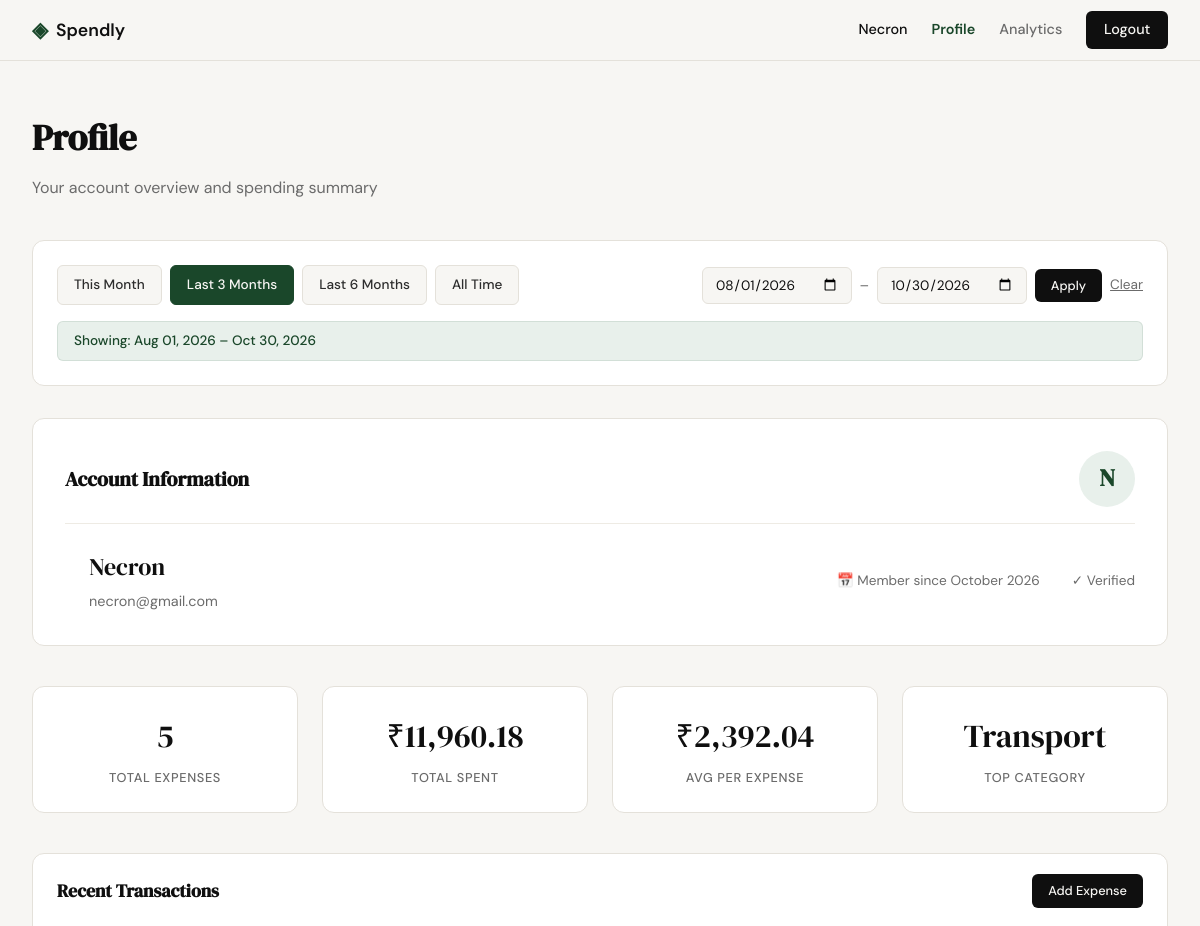
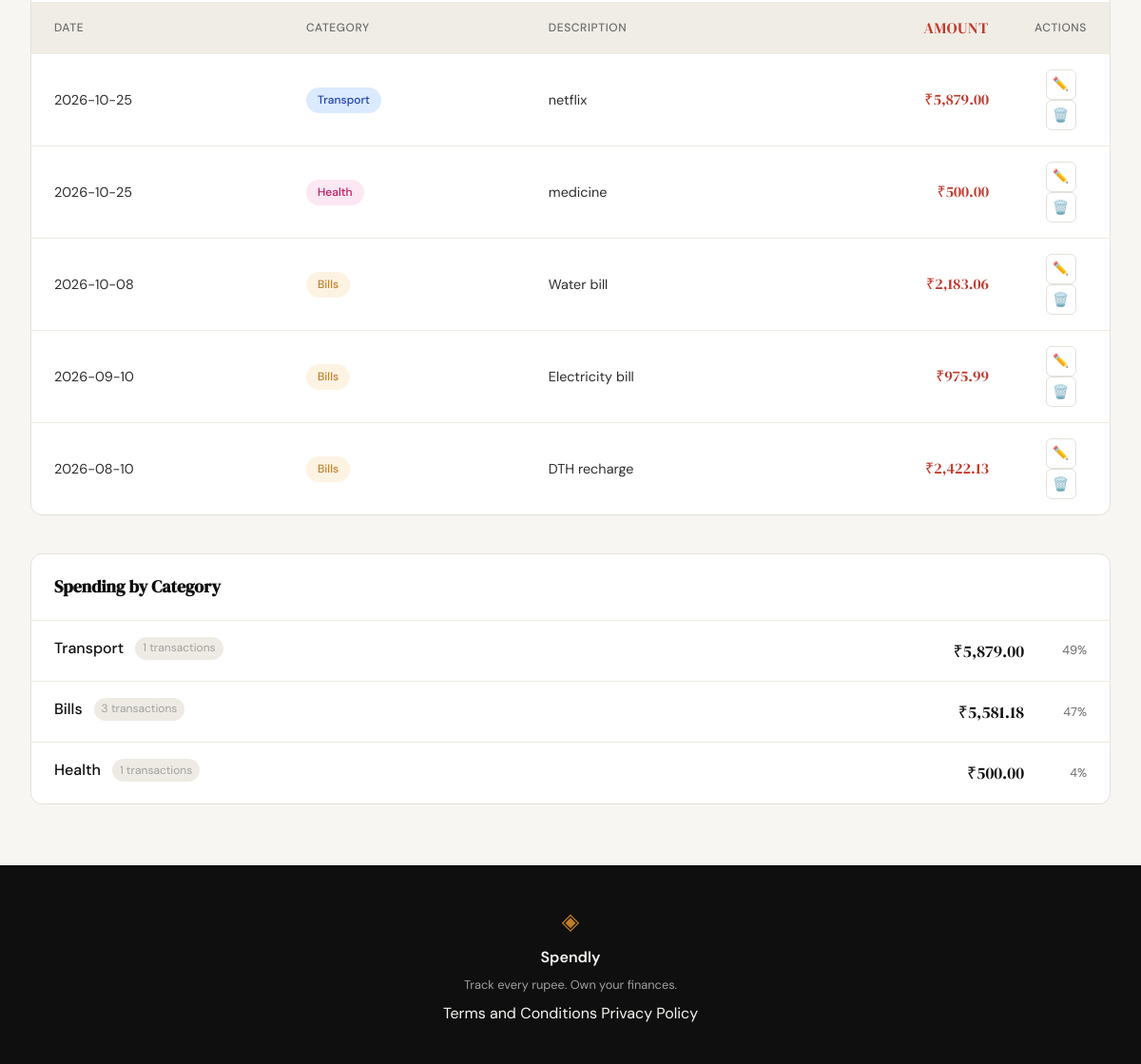
Screenshot of /profile?date_from=2026-08-01&date_to=2026-10-30 (signed in) with the database file from the repository (2 pictures, top to bottom).
### tables this page shows
CREATE TABLE users (
            id INTEGER PRIMARY KEY AUTOINCREMENT,
            name TEXT NOT NULL,
            email TEXT UNIQUE NOT NULL,
            password_hash TEXT NOT NULL,
            created_at TEXT DEFAULT CURRENT_TIMESTAMP
        );

CREATE TABLE expenses (
            id INTEGER PRIMARY KEY AUTOINCREMENT,
            user_id INTEGER NOT NULL REFERENCES users(id),
            amount REAL NOT NULL,
            category TEXT NOT NULL,
            date TEXT NOT NULL,
            description TEXT,
            created_at TEXT DEFAULT CURRENT_TIMESTAMP
        );

### app.py (the view)
@app.route("/profile")
def profile():
    if not session.get("user_id"):
        flash("Please sign in to view your profile", "error")
        return redirect(url_for("login"))
    user_id = session["user_id"]
    user = get_user_profile(user_id)
    if not user:
        flash("User not found", "error")
        return redirect(url_for("logout"))
    date_from_str = request.args.get("date_from", "").strip()
    date_to_str = request.args.get("date_to", "").strip()
    date_from = None
    date_to = None
    active_preset = None
    if date_from_str:
        try:
            datetime.strptime(date_from_str, "%Y-%m-%d")
            date_from = date_from_str
        except ValueError:
            pass  # Invalid format - ignore
    if date_to_str:
        try:
            datetime.strptime(date_to_str, "%Y-%m-%d")
            date_to = date_to_str
        except ValueError:
            pass  # Invalid format - ignore
    if date_from and date_to and date_from > date_to:
        flash("Start date must be before end date.", "error")
        date_from = None
        date_to = None
    today = datetime.now().date()
    presets = {
        "this_month": {
            "label": "This Month",
            "date_from": today.replace(day=1).isoformat(),
            "date_to": today.isoformat()
        },
        "last_3_months": {
            "label": "Last 3 Months",
            "date_from": (today - timedelta(days=90)).isoformat(),
            "date_to": today.isoformat()
        },
        "last_6_months": {
            "label": "Last 6 Months",
            "date_from": (today - timedelta(days=180)).isoformat(),
            "date_to": today.isoformat()
        }
    }
    if date_from and date_to:
        for key, preset in presets.items():
            if preset["date_from"] == date_from and preset["date_to"] == date_to:
                active_preset = key
                break
    stats_raw = get_summary_stats(user_id, date_from, date_to)
    transactions = get_recent_transactions(user_id, limit=10, date_from=date_from, date_to=date_to)
    categories = get_category_breakdown(user_id, date_from, date_to)
    stats = {
        "total_expenses": stats_raw["transaction_count"],
        "total_spent": stats_raw["total_spent"],
        "avg_per_expense": round(stats_raw["avg_per_expense"], 2) if stats_raw["transaction_count"] > 0 else 0,
        "top_category": stats_raw["top_category"] or "—"
    }
    filter_display = None
    if date_from and date_to:
        try:
            from_dt = datetime.strptime(date_from, "%Y-%m-%d")
            to_dt = datetime.strptime(date_to, "%Y-%m-%d")
            filter_display = f"Showing: {from_dt.strftime('%b %d, %Y')} – {to_dt.strftime('%b %d, %Y')}"
        except Exception:
            filter_display = "Filtered"
    return render_template("profile.html",
                          user=user,
                          stats=stats,
                          transactions=transactions,
                          categories=categories,
                          date_from=date_from,
                          date_to=date_to,
                          active_preset=active_preset,
                          filter_display=filter_display,
                          presets=presets)

### database/db.py (called while the page is built)
def get_db():
    db_path = os.path.join(os.path.dirname(os.path.dirname(os.path.abspath(__file__))), "spendly.db")
    conn = sqlite3.connect(db_path)
    conn.row_factory = sqlite3.Row
    conn.execute("PRAGMA foreign_keys = ON")
    return conn

### database/queries.py (called while the page is built)
def get_user_by_id(user_id: int) -> dict | None:
    conn = get_db()
    cursor = conn.cursor()
    cursor.execute("SELECT * FROM users WHERE id = ?", (user_id,))
    user = cursor.fetchone()
    conn.close()
    if user:
        created = user["created_at"]
        try:
            dt = datetime.fromisoformat(created.replace("Z", "+00:00"))
            member_since = dt.strftime("%B %Y")
        except Exception:
            member_since = "Unknown"
        return {
            "name": user["name"],
            "email": user["email"],
            "member_since": member_since
        }
    return None

def _build_date_filter(date_from: Optional[str], date_to: Optional[str]) -> tuple[str, list]:
    if date_from and date_to:
        return "AND date BETWEEN ? AND ?", [date_from, date_to]
    return "", []

def get_recent_transactions(user_id: int, limit: int = 10, date_from: Optional[str] = None, date_to: Optional[str] = None) -> list:
    conn = get_db()
    cursor = conn.cursor()
    date_where, date_params = _build_date_filter(date_from, date_to)
    base_params = [user_id] + date_params + [limit]
    cursor.execute(f"""
        SELECT id, date, category, description, amount
        FROM expenses WHERE user_id = ? {date_where}
        ORDER BY date DESC, id DESC
        LIMIT ?
    """, base_params)
    transactions = [dict(row) for row in cursor.fetchall()]
    conn.close()
    return transactions

### templates/profile.html (shortened to what this page needs)
{% extends "base.html" %}
{% block content %}
<section class="profile-section">
    <header class="profile-header">
        <h1 class="profile-title">Profile</h1>
        <p class="profile-subtitle">Your account overview and spending summary</p>
    </header>
    <div class="filter-bar">
        <div class="filter-presets">
            <a href="{{ url_for('profile', date_from=presets.this_month.date_from, date_to=presets.this_month.date_to) }}"
               class="filter-preset-btn {% if active_preset == 'this_month' %}active{% endif %}">
                This Month
            </a>
            <a href="{{ url_for('profile', date_from=presets.last_3_months.date_from, date_to=presets.last_3_months.date_to) }}"
               class="filter-preset-btn {% if active_preset == 'last_3_months' %}active{% endif %}">
                Last 3 Months
            </a>
            <a href="{{ url_for('profile', date_from=presets.last_6_months.date_from, date_to=presets.last_6_months.date_to) }}"
               class="filter-preset-btn {% if active_preset == 'last_6_months' %}active{% endif %}">
                Last 6 Months
            </a>
            <a href="{{ url_for('profile') }}"
               class="filter-preset-btn {% if active_preset is none and not date_from and not date_to %}active{% endif %}">
                All Time
            </a>
        </div>
        <form class="filter-custom" method="GET" action="{{ url_for('profile') }}">
            <input type="date" id="date_from" name="date_from" value="{{ date_from or '' }}"
                   {% if date_from and not active_preset %}style="font-weight: 600;"{% endif %}>
            <span class="filter-separator">–</span>
            <input type="date" id="date_to" name="date_to" value="{{ date_to or '' }}"
                   {% if date_to and not active_preset %}style="font-weight: 600;"{% endif %}>
            <button type="submit" class="btn-primary btn-sm">Apply</button>
            {% if date_from or date_to %}
            <a href="{{ url_for('profile') }}" class="filter-clear">Clear</a>
            {% endif %}
        </form>
        {% if filter_display %}
        <div class="filter-badge">{{ filter_display }}</div>
        {% endif %}
    </div>
    <div class="profile-card">
        <div class="profile-card-header">
            <h2 class="profile-card-title">Account Information</h2>
            <div class="profile-user-avatar">
                {{ user.name[0].upper() }}
            </div>
        </div>
        <div style="display: flex; align-items: center; gap: 1.5rem; flex-wrap: wrap;">
            <div class="profile-user-info">
                <div class="profile-user-name">{{ user.name }}</div>
                <div class="profile-user-email">{{ user.email }}</div>
            </div>
            <div class="profile-user-meta">
                <span>📅 Member since {{ user.member_since }}</span>
                <span>✓ Verified</span>
            </div>
        </div>
    </div>
    <div class="stats-grid">
        <div class="stat-card">
            <div class="stat-value">{{ stats.total_expenses }}</div>
            <div class="stat-label">Total Expenses</div>
        </div>
        <div class="stat-card">
            <div class="stat-value">₹{{ "{:,.2f}".format(stats.total_spent) }}</div>
            <div class="stat-label">Total Spent</div>
        </div>
        <div class="stat-card">
            <div class="stat-value">₹{{ "{:,.2f}".format(stats.avg_per_expense) }}</div>
            <div class="stat-label">Avg per Expense</div>
        </div>
        <div class="stat-card">
            <div class="stat-value">{{ stats.top_category }}</div>
            <div class="stat-label">Top Category</div>
        </div>
    </div>
    <div class="table-section">
        <div class="table-section-header">
            <h3 class="table-section-title">Recent Transactions</h3>
            <a href="{{ url_for('add_expense') }}" class="btn-primary" style="font-size: 0.8rem; padding: 0.4rem 1rem;">Add Expense</a>
        </div>
        {% if transactions %}
        <table class="transactions-table">
            <thead>
                <tr>
                    <th>Date</th>
                    <th>Category</th>
                    <th>Description</th>
                    <th class="amount">Amount</th>
                    <th>Actions</th>
                </tr>
            </thead>
            <tbody>
                {% for txn in transactions %}
                <tr>
                    <td>{{ txn.date }}</td>
                    <td>
                        <span class="category-badge category-badge-{{ txn.category.lower() }}">
                            {{ txn.category }}
                        </span>
                    </td>
                    <td>{{ txn.description }}</td>
                    <td class="amount">₹{{ "{:,.2f}".format(txn.amount) }}</td>
                    <td class="actions-cell">
                        <a href="{{ url_for('edit_expense', id=txn.id) }}" class="btn-icon" title="Edit">✏️</a>
                        <form method="POST" action="{{ url_for('delete_expense', id=txn.id) }}" style="display:inline"
                              onsubmit="return confirm('Delete this expense?')">
                            <button type="submit" class="btn-delete" title="Delete">🗑️</button>
                        </form>
                    </td>
                </tr>
                {% endfor %}
            </tbody>
        </table>
        {% else %}
        <div class="empty-state">
            <div class="empty-state-icon">📝</div>
            <p>No transactions yet. <a href="{{ url_for('add_expense') }}" style="color: var(--accent);">Add your first expense</a></p>
        </div>
        {% endif %}
    </div>
    <div class="category-section">
        <div class="table-section-header">
            <h3 class="table-section-title">Spending by Category</h3>
        </div>
        <div class="category-list">
            {% for cat in categories %}
            <div class="category-item">
                <div class="category-item-info">
                    <div class="category-item-header">
                        <span class="category-item-name">{{ cat.category }}</span>
                        <span class="category-item-count">{{ cat.count }} transactions</span>
                    </div>
                </div>
                <div class="category-item-amount">₹{{ "{:,.2f}".format(cat.amount) }}</div>
                <div class="category-item-percentage">{{ cat.percentage }}%</div>
            </div>
            {% endfor %}
        </div>
    </div>
</section>
{% endblock %}

### templates/base.html (shortened to what this page needs)
<!DOCTYPE html>
<html lang="en">
<head>
    <link rel="stylesheet" href="{{ url_for('static', filename='css/style.css') }}">
</head>
<body>
    <nav class="navbar">
        <div class="nav-inner">
            <a href="{{ url_for('landing') }}" class="nav-brand">
                <span class="brand-icon">◈</span>
                <span class="brand-name">Spendly</span>
            </a>
            <div class="nav-links">
                {% if session.user_id %}
                    <span class="nav-user">{{ session.user_name }}</span>
                    <a href="{{ url_for('profile') }}" {% if request.endpoint == 'profile' %}class="active"{% endif %}>Profile</a>
                    <a href="{{ url_for('analytics') }}" {% if request.endpoint == 'analytics' %}class="active"{% endif %}>Analytics</a>
                    <a href="{{ url_for('logout') }}" class="nav-cta">Logout</a>
                {% else %}
                    <a href="{{ url_for('login') }}">Sign in</a>
                    <a href="{{ url_for('register') }}" class="nav-cta">Get started</a>
                {% endif %}
            </div>
        </div>
    </nav>
    <main class="main-content">
        {% block content %}{% endblock %}
    </main>
    <footer class="footer">
        <div class="footer-inner">
            <span class="brand-icon">◈</span>
            <span class="footer-name">Spendly</span>
            <p class="footer-copy">Track every rupee. Own your finances.</p>
            <div class="footer-links">
                <a href="{{ url_for('terms') }}">Terms and Conditions</a>
                <a href="{{ url_for('privacy') }}">Privacy Policy</a>
            </div>
        </div>
    </footer>
</body>
</html>

### rows the page displays
users: user_name "Necron", name "N", name "Necron", email "necron@gmail.com"
expenses: date "2026-10-25", category "Transport", description "netflix", amount "5,879.00"
expenses: date "2026-10-25", category "Health", description "medicine", amount "500.00", count "1", percentage "4"
expenses: date "2026-10-08", category "Bills", description "Water bill", amount "2,183.06"
expenses: date "2026-09-10", category "Bills", description "Electricity bill", amount "975.99"
expenses: date "2026-08-10", category "Bills", description "DTH recharge", amount "2,422.13"

### other values shown
{{ filter_display }} "Showing: Aug 01, 2026 – Oct 30, 2026"
{{ user.member_since }} "October 2026"
{{ stats.total_expenses }} "5"
{{ "{:,.2f}".format(stats.total_spent) }} "11,960.18"
{{ "{:,.2f}".format(stats.avg_per_expense) }} "2,392.04"
{{ stats.top_category }} "Transport"
{{ cat.category }} "Transport" "Bills"
{{ cat.count }} "1" "3"
{{ "{:,.2f}".format(cat.amount) }} "5,879.00" "5,581.18"
{{ cat.percentage }} "49" "47"
